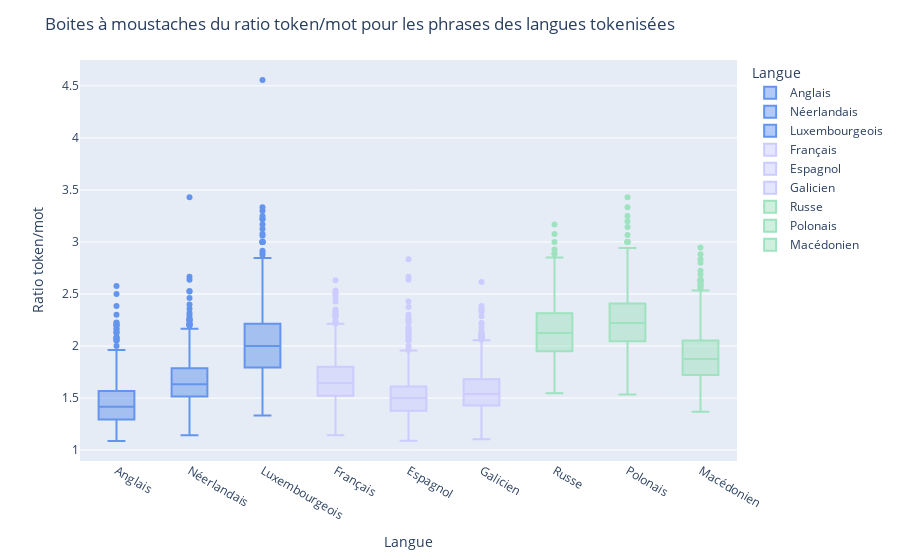

The notebook cell saved with this chart:
### Code cell
data = pd.DataFrame([
    {'Ratio token/mot': ratio, 'Langue': lang_names[lang_id]}
    for lang_id, ratios in all_sentences_ratios.items()
    for ratio in ratios
])

color_discrete_map = {
    'Anglais': '#6495ED',
    'Néerlandais': '#6495ED',
    'Luxembourgeois': '#6495ED',
    'Français': '#CCCCFF',
    'Espagnol': '#CCCCFF',
    'Galicien': '#CCCCFF',
    'Russe': '#9FE2BF',
    'Polonais': '#9FE2BF',
    'Macédonien': '#9FE2BF'
}

# Créer le box plot
fig = px.box(data, y='Ratio token/mot', x='Langue', color='Langue', color_discrete_map=color_discrete_map)


# Ajouter un titre et des labels
fig.update_layout(
    title='Boites à moustaches du ratio token/mot pour les phrases des langues tokenisées',
    yaxis_title='Ratio token/mot',
    xaxis_title='Langue'
)

# Afficher le graphique
fig.show()

### Figure 1 — Plotly figure (JSON) as saved in the notebook; plotly's stock layout.template omitted (floating-point values rounded to 4 significant figures; data arrays with more than 128 entries replaced by an {"elided": "..."} marker saying what was removed)
{"data": [{"alignmentgroup": "True", "hovertemplate": "Langue=%{x}<br>Ratio token/mot=%{y}<extra></extra>", "legendgroup": "Anglais", "marker": {"color": "#6495ED"}, "name": "Anglais", "notched": false, "offsetgroup": "Anglais", "orientation": "v", "showlegend": true, "type": "box", "x": {"elided": "997 str values"}, "x0": " ", "xaxis": "x", "y": {"elided": "997 float values"}, "y0": " ", "yaxis": "y"}, {"alignmentgroup": "True", "hovertemplate": "Langue=%{x}<br>Ratio token/mot=%{y}<extra></extra>", "legendgroup": "Néerlandais", "marker": {"color": "#6495ED"}, "name": "Néerlandais", "notched": false, "offsetgroup": "Néerlandais", "orientation": "v", "showlegend": true, "type": "box", "x": {"elided": "997 str values"}, "x0": " ", "xaxis": "x", "y": {"elided": "997 float values"}, "y0": " ", "yaxis": "y"}, {"alignmentgroup": "True", "hovertemplate": "Langue=%{x}<br>Ratio token/mot=%{y}<extra></extra>", "legendgroup": "Luxembourgeois", "marker": {"color": "#6495ED"}, "name": "Luxembourgeois", "notched": false, "offsetgroup": "Luxembourgeois", "orientation": "v", "showlegend": true, "type": "box", "x": {"elided": "997 str values"}, "x0": " ", "xaxis": "x", "y": {"elided": "997 float values"}, "y0": " ", "yaxis": "y"}, {"alignmentgroup": "True", "hovertemplate": "Langue=%{x}<br>Ratio token/mot=%{y}<extra></extra>", "legendgroup": "Français", "marker": {"color": "#CCCCFF"}, "name": "Français", "notched": false, "offsetgroup": "Français", "orientation": "v", "showlegend": true, "type": "box", "x": {"elided": "997 str values"}, "x0": " ", "xaxis": "x", "y": {"elided": "997 float values"}, "y0": " ", "yaxis": "y"}, {"alignmentgroup": "True", "hovertemplate": "Langue=%{x}<br>Ratio token/mot=%{y}<extra></extra>", "legendgroup": "Espagnol", "marker": {"color": "#CCCCFF"}, "name": "Espagnol", "notched": false, "offsetgroup": "Espagnol", "orientation": "v", "showlegend": true, "type": "box", "x": {"elided": "997 str values"}, "x0": " ", "xaxis": "x", "y": {"elided": "997 float values"}, "y0": " ", "yaxis": "y"}, {"alignmentgroup": "True", "hovertemplate": "Langue=%{x}<br>Ratio token/mot=%{y}<extra></extra>", "legendgroup": "Galicien", "marker": {"color": "#CCCCFF"}, "name": "Galicien", "notched": false, "offsetgroup": "Galicien", "orientation": "v", "showlegend": true, "type": "box", "x": {"elided": "997 str values"}, "x0": " ", "xaxis": "x", "y": {"elided": "997 float values"}, "y0": " ", "yaxis": "y"}, {"alignmentgroup": "True", "hovertemplate": "Langue=%{x}<br>Ratio token/mot=%{y}<extra></extra>", "legendgroup": "Russe", "marker": {"color": "#9FE2BF"}, "name": "Russe", "notched": false, "offsetgroup": "Russe", "orientation": "v", "showlegend": true, "type": "box", "x": {"elided": "997 str values"}, "x0": " ", "xaxis": "x", "y": {"elided": "997 float values"}, "y0": " ", "yaxis": "y"}, {"alignmentgroup": "True", "hovertemplate": "Langue=%{x}<br>Ratio token/mot=%{y}<extra></extra>", "legendgroup": "Polonais", "marker": {"color": "#9FE2BF"}, "name": "Polonais", "notched": false, "offsetgroup": "Polonais", "orientation": "v", "showlegend": true, "type": "box", "x": {"elided": "997 str values"}, "x0": " ", "xaxis": "x", "y": {"elided": "997 float values"}, "y0": " ", "yaxis": "y"}, {"alignmentgroup": "True", "hovertemplate": "Langue=%{x}<br>Ratio token/mot=%{y}<extra></extra>", "legendgroup": "Macédonien", "marker": {"color": "#9FE2BF"}, "name": "Macédonien", "notched": false, "offsetgroup": "Macédonien", "orientation": "v", "showlegend": true, "type": "box", "x": {"elided": "997 str values"}, "x0": " ", "xaxis": "x", "y": {"elided": "997 float values"}, "y0": " ", "yaxis": "y"}], "layout": {"boxmode": "overlay", "legend": {"title": {"text": "Langue"}, "tracegroupgap": 0}, "margin": {"t": 60}, "title": {"text": "Boites à moustaches du ratio token/mot pour les phrases des langues tokenisées"}, "xaxis": {"anchor": "y", "categoryarray": ["Anglais", "Néerlandais", "Luxembourgeois", "Français", "Espagnol", "Galicien", "Russe", "Polonais", "Macédonien"], "categoryorder": "array", "domain": [0, 1], "title": {"text": "Langue"}}, "yaxis": {"anchor": "x", "domain": [0, 1], "title": {"text": "Ratio token/mot"}}}}
